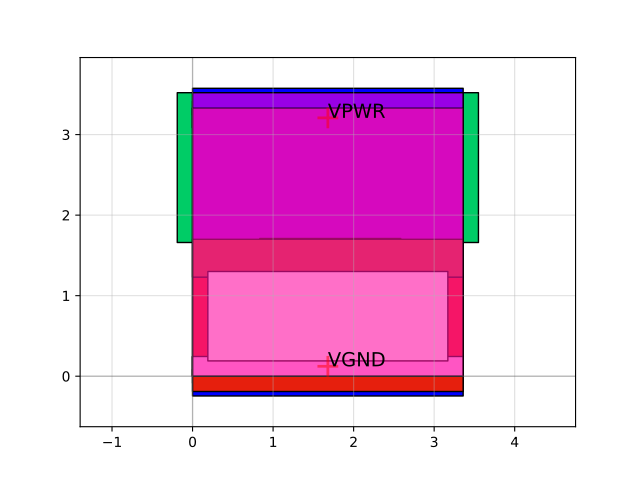

Reproduce this figure in Python.
import sky130

c = sky130.components.sky130_fd_sc_hs__clkinv_4()
c.plot()
